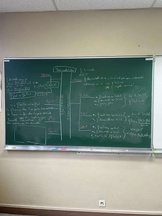
#> input picture ImagesProjetL3/13.jpg, 162 x 216 px, shrunk from 768 x 1024 before the run, found by its file name
$ python RLSA.py
#> lines starting #> are read from the running program, lines starting #| are printed output that depends on the picture; after the words box and inside, x2 and y2 are one past the last pixel; in counts of white or black regions, pixels touching at a corner belong together
### bord_detection.py
import numpy as np
import cv2 as cv
import matplotlib.pyplot as plt
import math
import os

#premièrement dillatation
#

#MEDIAN_KERNEL_SIZE_COEFFICIENT = 50
KERNEL_SIZE = 31
ACCEPTABLE_ANGLE = 0.3


# [8 lines left out: function main, not called in this run]

    #dir = r"C:\Users\onurb\PycharmProjects\Projet-Image\training_data"
    #test(dir)


def extract_tableau(img_path):
    img = cv.imread(img_path)
    med = median(img)
    gray = cv.cvtColor(med, cv.COLOR_BGR2GRAY)
    tableau, board_limit = line_detection(gray, img)
    return tableau, board_limit

def median(img):
    """
    :param img: image de base en 1 ou 3 channels
    :return: image avec le filtre median appliqué
    """
    #kernel_size = get_kernel_size(img, MEDIAN_KERNEL_SIZE_COEFFICIENT)
    #print(kernel_size)
    med = cv.medianBlur(img, ksize = KERNEL_SIZE)
    #dessiner(med, "med")
    return med

# [19 lines left out: functions get_kernel_size, erosion, not called in this run]


def line_detection(gray,base_img):
    dst = cv.Canny(gray, 50, 200, None, 3)
    #dessiner(dst, "canny")

    # Copy edges to the images that will display the results in BGR
    cdst = cv.cvtColor(dst, cv.COLOR_GRAY2BGR)
    cdstP = np.copy(cdst)
    cdst_gray = np.copy(cdst)
    cdst_filter = np.copy(cdst)
    cdst_filter1 = np.copy(cdst)

    lines = cv.HoughLines(dst, 1, np.pi / 180, 150, None, 0, 0)


    if lines is not None:
        for i in range(0, len(lines)):
            rho = lines[i][0][0]
            theta = lines[i][0][1]
            a = math.cos(theta)
            b = math.sin(theta)
            x0 = a * rho
            y0 = b * rho
            pt1 = (int(x0 + 1000 * (-b)), int(y0 + 1000 * (a)))
            pt2 = (int(x0 - 1000 * (-b)), int(y0 - 1000 * (a)))
            cv.line(cdst, pt1, pt2, (0, 0, 255), 3, cv.LINE_AA)

    #dessiner(cdst, "lines")

    linesP = cv.HoughLinesP(dst, 1, np.pi / 180, 50, None, 50, 10)

    if linesP is not None:
        for i in range(0, len(linesP)):
            l = linesP[i][0]
            cv.line(cdstP, (l[0], l[1]), (l[2], l[3]), (0, 0, 255), 3, cv.LINE_AA)
            #print(f"coordinates (x1, y1): {l[1]}, {l[0]}, color : {base_img[l[1], l[0]]}")
            #print(f"coordinates (x1, y1): {l[1]}, {l[0]}, color : {base_img[l[1], l[0]]}")

    """lines_gray = filter_gray_lines(linesP, base_img)

    if lines_gray is not None:
        for i in range(0, len(lines_gray)):
            l = linesP[i][0]
            cv.line(cdst_gray, (l[0], l[1]), (l[2], l[3]), (0, 0, 255), 3, cv.LINE_AA)
            # [10 lines of commented-out code are left out]
    border_lines = []
    if linesP is not None:
        border_lines = filter2(linesP, base_img.shape[0], base_img.shape[1])

    """
    l1,l2,l3,l4 = border_lines
    cv.line(cdst_filter1, (l1[0], l1[1]), (l1[2], l1[3]), (0, 0, 255), 3, cv.LINE_AA)
    cv.line(cdst_filter1, (l2[0], l2[1]), (l2[2], l2[3]), (0, 0, 255), 3, cv.LINE_AA)
    cv.line(cdst_filter1, (l3[0], l3[1]), (l3[2], l3[3]), (0, 0, 255), 3, cv.LINE_AA)
    cv.line(cdst_filter1, (l4[0], l4[1]), (l4[2], l4[3]), (0, 0, 255), 3, cv.LINE_AA)
    dessiner(cdst_filter1, "filter1")"""


    #la fin des lignes
    endpoints = []
    #draw lines of the edges
    for line in border_lines:
        endpoint = draw_line((line[0], line[1]), (line[2], line[3]),cdst_filter)
        endpoints.append(endpoint)

    #dessiner(cdst_filter, "filter")

    extracted_img, board_limit = extraction_tableau(base_img, endpoints)
    # [7 lines of commented-out code are left out]

    return extracted_img, board_limit


"""def filter_gray_lines(lines, base_img):
    gray_lines = []
    for line in lines:
        x1, y1, x2, y2 = line[0]
        if is_gray(base_img[y1, x1]) and is_gray(base_img[y2, x2]):
            gray_lines.append(line)
    return gray_lines


def is_gray(pixel, tolerance=GRAY_TOLERANCE):
    #print(pixel)
    r, g, b = pixel
    if abs(float(r) - float(g)) < tolerance and abs(float(g) - float(b)) < tolerance and abs(float(b) - float(r)) < tolerance:
        return True
    else:
        return False

def majoritory_gray(img, pixel_coordinates, tolerance = GRAY_TOLERANCE):
    neighborhood = img[max(pixel_coordinates[0] - 5, 0):min(pixel_coordinates[0] + 6, img.shape[0]),
                   max(pixel_coordinates[1] - 5, 0):min(pixel_coordinates[1] + 6, img.shape[1])]
    gray_counter = 0
    print("neigbors")
    print(neighborhood)
    for row in neighborhood:
        for pixel in row:
            if is_gray(pixel):
                gray_counter += 1

    if gray_counter >= 80:
        return True
    else:
        return False"""


def filter2(linesP, height, length):
    up_border = get_upper_border(linesP, height//2)
    bottom_border = get_bottom_border(linesP, height//2)
    left_border = get_left_border(linesP, length//2, up_border[1], bottom_border[1])
    right_border = get_right_border(linesP, length//2, up_border[1], bottom_border[1])

    print(f"upper : {up_border}")
    print(f"upper : {bottom_border}")
    print(f"upper : {left_border}")
    print(f"upper : {right_border}")

    return up_border, bottom_border, left_border, right_border


def get_upper_border(lines, middle_height):
    max_p1 = (0,0)
    max_p2 = (0,0)
    for line in lines:
        x1, y1, x2, y2 = line[0]
        #check if the line is on the top part and if it's horizontal
        if y1 < middle_height and y2 < middle_height and is_horizontal((x1, y1), (x2, y2)):
            #chek if the point is the maximum
            if y1 > max_p1[1] and y2 > max_p2[1]:
                max_p1 = (x1, y1)
                max_p2 = (x2, y2)
    return max_p1[0], max_p1[1], max_p2[0], max_p2[1]

def get_bottom_border(lines, middle_height):
    min_p1 = (0, middle_height * 2)
    min_p2 = (0, middle_height * 2)
    for line in lines:
        x1, y1, x2, y2 = line[0]
        # check if the line is on the bottom part and if it's horizontal
        if y1 > middle_height and y2 > middle_height and is_horizontal((x1, y1), (x2, y2)):
            # chek if the point is the minimum
            if y1 < min_p1[1] and y2 < min_p2[1]:
                min_p1 = (x1, y1)
                min_p2 = (x2, y2)
    return min_p1[0], min_p1[1], min_p2[0], min_p2[1]


def get_left_border(lines, middle_length, up_border, down_border):
    max_p1 = (0,0)
    max_p2 = (0,0)
    for line in lines:
        x1, y1, x2, y2 = line[0]
        #check if the line is on the top part and if it's horizontal
        if x1 < middle_length and x2 < middle_length and is_vertical((x1, y1), (x2, y2)) and down_border > y1 > up_border:
            #chek if the point is the maximum
            if x1 > max_p1[0] and x2 > max_p2[0]:
                max_p1 = (x1, y1)
                max_p2 = (x2, y2)
    return max_p1[0], max_p1[1], max_p2[0], max_p2[1]

def get_right_border(lines, midddle_length, up_border, down_border):
    min_p1 = (midddle_length * 2, 0)
    min_p2 = (midddle_length * 2, 0)
    for line in lines:
        x1, y1, x2, y2 = line[0]
        # check if the line is on the bottom part and if it's horizontal
        if x1 > midddle_length and x2 > midddle_length and is_vertical((x1, y1), (x2, y2)) and down_border > y1 > up_border:
            # chek if the point is the minimum
            if x1 < min_p1[0] and x2 < min_p2[0]:
                min_p1 = (x1, y1)
                min_p2 = (x2, y2)
    return min_p1[0], min_p1[1], min_p2[0], min_p2[1]


def is_horizontal(p1, p2, threshold=ACCEPTABLE_ANGLE):
    """
    Check if a line defined by two points is approximately horizontal.
    """
    # calculate the absolute difference between the y-coordinates
    diff = abs(p1[1] - p2[1])

    # calculate the length of the line
    length = ((p1[0] - p2[0]) ** 2 + (p1[1] - p2[1]) ** 2) ** 0.5

    # calculate the ratio of the absolute difference and the length
    ratio = diff / length

    # check if the ratio is below the threshold
    return ratio < threshold

# [23 lines left out: functions is_horizontal2, is_vertical2, not called in this run]


def is_vertical(p1, p2, threshold=ACCEPTABLE_ANGLE):
    """
    Check if a line defined by two points is approximately vertical.
    """
    # calculate the absolute difference between the x-coordinates
    diff = abs(p1[0] - p2[0])

    # calculate the length of the line
    length = ((p1[0] - p2[0]) ** 2 + (p1[1] - p2[1]) ** 2) ** 0.5

    # calculate the ratio of the absolute difference and the length
    ratio = diff / length

    # check if the ratio is below the threshold
    return ratio < threshold


def draw_line(p1, p2, img):
    """
    draw the line passing through the two points that extends to the edges of the image
    """
    x1, y1 = p1
    x2, y2 = p2

    #check if there is a line
    if x1 == 0 and y1 == 0 and x2 == 0 and y2 == 0:
        return []
    # check if it is not a vertical line
    if x1 - x2 == 0:
        cv.line(img, (x1, 0), (x1, img.shape[0]), (255, 0, 0), 3, cv.LINE_AA)
        return [(x1, 0), (x1, img.shape[0])]
    elif y2 - y1 == 0: #horizonta
        cv.line(img, (0, y1), (img.shape[1], y1), (255, 0, 0), 3, cv.LINE_AA)
        return[(0, y1), (img.shape[1], y1)]
    print(f"point {p1, p2}")
    # calculate the equation of the line
    m = (y2 - y1) / (x2 - x1)
    b = y1 - m * x1

    print(f"m: {m}, b {b}")

    # calculate the intersection points with the four edges of the image
    left_pt = (0, int(b))
    right_pt = (img.shape[1] - 1, int(m * (img.shape[1] - 1) + b))
    top_pt = (int(-b / m), 0)
    bottom_pt = (int((img.shape[0] - 1 - b) / m), img.shape[0] - 1)

    # find the endpoints of the line that extend to the edges of the image
    endpoints = []
    if left_pt[1] >= 0 and left_pt[1] < img.shape[0]:
        endpoints.append(left_pt)
    if right_pt[1] >= 0 and right_pt[1] < img.shape[0]:
        endpoints.append(right_pt)
    if top_pt[0] >= 0 and top_pt[0] < img.shape[1]:
        endpoints.append(top_pt)
    if bottom_pt[0] >= 0 and bottom_pt[0] < img.shape[1]:
        endpoints.append(bottom_pt)

    # draw the line passing through the two points that extends to the edges of the image
    if len(endpoints) == 2:
        cv.line(img, endpoints[0], endpoints[1], (255, 0, 0), 3, cv.LINE_AA)

    return endpoints


def extraction_tableau(img, end_points):
    """Extraction de tableau en mettant 0 pour les pixels qui sont pas sur les tableau par rapport aux bords trouvés"""
    extracted_img = img.copy()

    if len(end_points) == 0:
        return img, [0,img.shape[0],0,img.shape[1]]

    print(end_points)
    top_line = end_points[0]
    bottom_line = end_points[1]
    left_line = end_points[2]
    right_line = end_points[3]

    for y in range(img.shape[0]):
        for x in range(img.shape[1]):
            if len(top_line) == 2 and is_over_line((x, y), top_line[0], top_line[1]):
                extracted_img[y,x] = [0,0,0]
                continue
            elif len(bottom_line) == 2 and is_under_line((x, y), bottom_line[0], bottom_line[1]):
                extracted_img[y,x] = [0,0,0]
                continue
            elif len(left_line) == 2 and is_left_of_line((x, y), left_line[0], left_line[1]):
                extracted_img[y,x] = [0,0,0]
                continue
            elif len(right_line) == 2 and is_right_of_line((x, y), right_line[0], right_line[1]):
                extracted_img[y,x] = [0,0,0]
                continue

    #get the bord limits
    vertical_min = 0 if len(top_line) < 2 else min(top_line[0][1], top_line[1][1])
    vertical_max = img.shape[0] if len(bottom_line) < 2 else max(bottom_line[0][1], bottom_line[1][1])
    horizontal_min = 0 if len(left_line) < 2 else min(left_line[0][0], left_line[1][0])
    horizontal_max = img.shape[1] if len(right_line) < 2 else max(right_line[0][0], right_line[1][0])
    print("hello")
    print([vertical_min, vertical_max, horizontal_min, horizontal_max])
    return extracted_img, [vertical_min, vertical_max, horizontal_min, horizontal_max]
def is_under_line(pixel, line_p1, line_p2):
    """
    Checks if a given pixel is below a line defined by two points.
    Returns True if the pixel is below the line, and False otherwise.
    """
    x, y = pixel
    x1, y1 = line_p1
    x2, y2 = line_p2
    if x2 == x1:  # Vertical line
        return x <= x1
    slope = (y2 - y1) / (x2 - x1)
    y_intercept = y1 - slope * x1
    return y > slope * x + y_intercept


def is_over_line(pixel, line_p1, line_p2):
    """
    Checks if a given pixel is over a line defined by two points.
    Returns True if the pixel is over the line, and False otherwise.
    """
    x, y = pixel
    x1, y1 = line_p1
    x2, y2 = line_p2
    if x2 == x1:  # Vertical line
        return x >= x1
    slope = (y2 - y1) / (x2 - x1)
    y_intercept = y1 - slope * x1
    return y < slope * x + y_intercept

# [15 lines left out: function is_left_of_line, not called in this run]

def is_right_of_line(pixel, line_p1, line_p2):
    """
    Checks if a given pixel is to the left of a line defined by two points.
    Returns True if the pixel is to the left of the line, and False otherwise.
    """
    x, y = pixel
    x1, y1 = line_p1
    x2, y2 = line_p2
    if y2 == y1:  # Horizontal line
        return y >= y1
    elif x2 == x1: #horizontal line
        return x >= x1
    slope = (y2 - y1) / (x2 - x1)
    y_intercept = y1 - slope * x1
    return x > (y - y_intercept) / slope

# [17 lines left out: functions dessiner, test, not called in this run]

# [2 lines that do not run on import are left out]

### board_detection_v2.py
import os

import numpy as np
import cv2 as cv
import matplotlib.pyplot as plt
from rotation_outil import get_ellipse
import math

MEDIAN_KERNEL_SIZE = 21

#the optimal thresh by volume seems like 133

# [148 lines left out: functions main, extract_tableau, binary_normal_or_inverse, get_board_color, extract_border, cut_largest_connected_component, not called in this run]

def dessiner(img, name):
    plt.figure(name)
    plt.imshow(img, vmin=0, vmax=255, cmap="gray")
    plt.show()

# [56 lines left out: functions afficher_hist, mean_index, get_mx_index, test, not called in this run]


# [2 lines that do not run on import are left out]
    #mean_index(r"C:\Users\onurb\PycharmProjects\Projet-Image\training_data")

### RLSA.py
import numpy as np
import cv2 as cv
from board_detection_v2 import dessiner, binary_normal_or_inverse
from bord_detection import extract_tableau
from filter import filter_small_big_components
from rotation_outil import rotate_img

MEDIAN_COMPONENT_SIZE = 5 #default

def main():
    img_path = r"C:\Users\onurb\PycharmProjects\Projet-Image\ImagesProjetL3\13.jpg"

    rlsa_img, border, t_seuil, board_limit = apply_rlsa(img_path)
    dessiner(rlsa_img, "rlsa")


def apply_rlsa(img_path):
    border_img, board_limit = extract_tableau(img_path)
#> in extract_tableau, img is the input picture: shape (216, 162, 3); mean B, G, R 128.9, 139, 129.5
#> in median, `med = cv.medianBlur(img, ksize = KERNEL_SIZE)`:
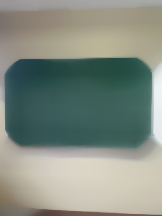
#> med: shape (216, 162, 3); mean B, G, R 130.2, 140.8, 131.9
#> in extract_tableau, `gray = cv.cvtColor(med, cv.COLOR_BGR2GRAY)`:
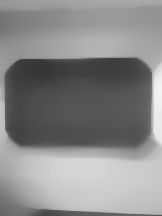
#> gray: shape (216, 162); min 54, max 242, mean 136.9
#> in line_detection, `dst = cv.Canny(gray, 50, 200, None, 3)`:
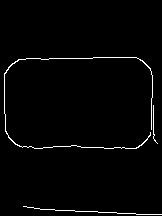
#> dst: shape (216, 162); 1.8% white in thin lines or dots, all inside (x1, y1, x2, y2) = (4, 57, 162, 215)
#> in line_detection, `lines = cv.HoughLines(dst, 1, np.pi / 180, 150, None, 0, 0)`: lines = None
#> in line_detection, `linesP = cv.HoughLinesP(dst, 1, np.pi / 180, 50, None, 50, 10)`: linesP = [[34, 208, 158, 214], [18, 59, 136, 57], [53, 146, 124, 147], [150, 135, 152, 75]]
#> the loop in line_detection, `for i in range(0, len(linesP)):` made 4 passes
#> after the loop in line_detection, `for i in range(0, len(linesP)):`:
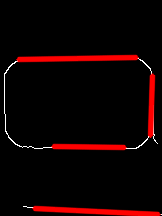
#> cdstP: shape (216, 162, 3); mean B, G, R 1.7, 1.7, 16.6
#> the loop in get_upper_border, `for line in lines:` made 4 passes
#> in filter2, `up_border = get_upper_border(linesP, height//2)`: up_border = (18, 59, 136, 57)
#> the loop in get_bottom_border, `for line in lines:` made 4 passes
#> in filter2, `bottom_border = get_bottom_border(linesP, height//2)`: bottom_border = (53, 146, 124, 147)
#> the loop in get_left_border, `for line in lines:` made 4 passes
#> after the loop in get_left_border, `for line in lines:`: max_p1 = (0, 0)
#> in filter2, `left_border = get_left_border(linesP, length//2, up_border[1], bottom_..`: left_border = (0, 0, 0, 0)
#> the loop in get_right_border, `for line in lines:` made 4 passes
#> in filter2, `right_border = get_right_border(linesP, length//2, up_border[1], botto..`: right_border = (150, 135, 152, 75)
#| upper : (18, 59, 136, 57)
#| upper : (53, 146, 124, 147)
#| upper : (0, 0, 0, 0)
#| upper : (150, 135, 152, 75)
#> in line_detection, `border_lines = filter2(linesP, base_img.shape[0], base_img.shape[1])`: border_lines = ((18, 59, 136, 57), (53, 146, 124, 147), (0, 0, 0, 0), (150, 135, 152, 75))
#> the loop in line_detection, `for line in border_lines:` made 4 passes
#> (printed output is left out)
#> after the loop in line_detection, `for line in border_lines:`: endpoints = [[(0, 59), (161, 56)], [(0, 145), (161, 147)], [], [(154, 0), (147, 215)]]
#| [[(0, 59), (161, 56)], [(0, 145), (161, 147)], [], [(154, 0), (147, 215)]]
#> in extraction_tableau, `top_line = end_points[0]`: top_line = [(0, 59), (161, 56)]
#> in extraction_tableau, `bottom_line = end_points[1]`: bottom_line = [(0, 145), (161, 147)]
#> in extraction_tableau, `left_line = end_points[2]`: left_line = []
#> in extraction_tableau, `right_line = end_points[3]`: right_line = [(154, 0), (147, 215)]
#> after the loop in extraction_tableau, `for y in range(img.shape[0]):`:
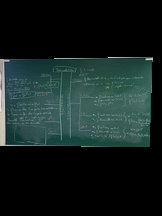
#> extracted_img: shape (216, 162, 3); mean B, G, R 32.2, 34, 21
#| [56, 147, 0, 154]
    #dessiner(border_img, "border")

    #rotate the image
    #border_img = rotate_img(border_img, E)
    #dessiner(border_img, "rotated")


    # Apply a threshold to create a binary image
    canny = cv.Canny(border_img, 50, 200, None, 3)
    #dessiner(canny, "canny")


    ret, binary_image = cv.threshold(canny, 127, 255, cv.THRESH_BINARY)
    #binary_image = filter_small_big_components(binary_image)


    #get the good threh for rlsa
    t_seuil = get_RLSA_thresh_value(binary_image)
    print(f"tseuil, {t_seuil}")

    # binary_image = binary_normal_or_inverse(border_img, 128)
    #dessiner(binary_image, "binarie")

    # rlsa direct
    """dessiner(binary_image,"binary")
    # Apply RLSA to extract text lines
    rlsa_image = rlsa(binary_image, 10)

    dessiner(rlsa_image, "rlsa")"""

    # rlsa with filter
    #filtered = filter_small_big_components(binary_image)
    #dessiner(filtered,"filtre")

    rlsa_image = rlsa(binary_image, t_seuil)
    #dessiner(rlsa_image, "rlsa filtered")
    return rlsa_image, border_img, t_seuil, board_limit


def rlsa(binary_image, t_seuil):
    mask = binary_image.copy()

    for i in range(binary_image.shape[0]):
        counter = 0
        white_found = False
        for j in range(binary_image.shape[1]):

            #check if a writing is found
            if binary_image[i,j] == 255:
                white_found = True
            if white_found:
                if binary_image[i,j] == 0:
                    counter += 1
                else:
                    mask[i, j - counter: j] = 255
                    counter = 0

                if counter > t_seuil:
                    counter = 0
                    white_found = False

    return mask


def get_RLSA_thresh_value(bin_img):
    """
    :param bin_img:
    :return: an integer defining the threshold valu
    """
    length_of_composants = []

    num_labels, labels, stats, centroids = cv.connectedComponentsWithStats(bin_img)

    for i in range(1, num_labels):
        #get box coordinates
        x1 = stats[i, cv.CC_STAT_LEFT]
        y1 = stats[i, cv.CC_STAT_TOP]
        x2 = x1 + stats[i, cv.CC_STAT_WIDTH]
        y2 = y1 + stats[i, cv.CC_STAT_HEIGHT]

        length = y2 - y1
        length_of_composants.append(length)

    length_of_composants.sort()

    #get the median of the list
    med = length_of_composants[len(length_of_composants)//2]

    global MEDIAN_COMPONENT_SIZE
    MEDIAN_COMPONENT_SIZE = med

    print(f"t_seuil {med}")
    #a formule to define
    return int((2 * med))


if __name__ == '__main__':
    main()
#> in get_RLSA_thresh_value, `num_labels, labels, stats, centroids = cv.connectedComponentsWithStats..`:
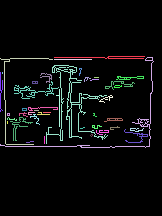
#> labels: shape (216, 162) int32; 43 distinct labels, from 0 to 42; one colour per label, 0 black
#| t_seuil 4
#| tseuil, 8
#> after the loop in rlsa, `for i in range(binary_image.shape[0]):`:
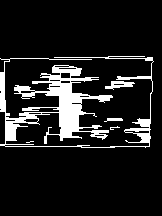
#> mask: shape (216, 162); 12.1% white; 5 white regions (2 under 20 px), largest, box (x1, y1, x2, y2) and area: (0, 56, 154, 148) 4000, (105, 81, 135, 90) 145, (104, 118, 123, 122) 50
